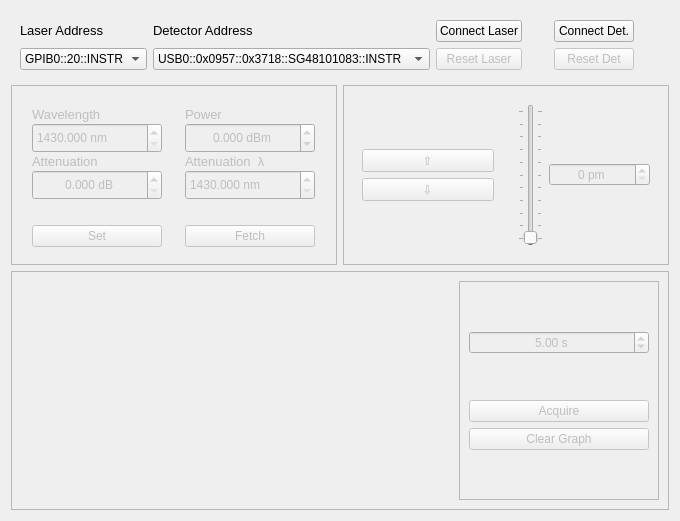
  <widget class="QWidget" name="centralwidget">
   <layout class="QVBoxLayout" name="verticalLayout_4">
    <item>
     <widget class="QWidget" name="widget" native="true">
      <layout class="QGridLayout" name="gridLayout_2">
       <item row="1" column="1">
        <widget class="QComboBox" name="detAdd">
         <item>
          <property name="text">
           <string>USB0::0x0957::0x3718::SG48101083::INSTR</string>
          </property>
         </item>
        </widget>
       </item>
       <item row="1" column="0">
        <widget class="QComboBox" name="lsrAdd">
         <item>
          <property name="text">
           <string>GPIB0::20::INSTR</string>
          </property>
         </item>
        </widget>
       </item>
       <item row="0" column="0">
        <widget class="QLabel" name="label_6">
         <property name="maximumSize">
          <size>
           <width>16777215</width>
           <height>15</height>
          </size>
         </property>
         <property name="font">
          <font>
           <pointsize>10</pointsize>
          </font>
         </property>
         <property name="text">
          <string>Laser Address</string>
         </property>
        </widget>
       </item>
       <item row="0" column="1">
        <widget class="QLabel" name="label_7">
         <property name="maximumSize">
          <size>
           <width>16777215</width>
           <height>15</height>
          </size>
         </property>
         <property name="font">
          <font>
           <pointsize>10</pointsize>
          </font>
         </property>
         <property name="text">
          <string>Detector Address</string>
         </property>
        </widget>
       </item>
       <item row="0" column="2">
        <widget class="QPushButton" name="butConnectLaser">
         <property name="text">
          <string>Connect Laser</string>
         </property>
         <property name="checkable">
          <bool>true</bool>
         </property>
        </widget>
       </item>
       <item row="0" column="4">
        <widget class="QPushButton" name="butConnectDet">
         <property name="text">
          <string>Connect Det.</string>
         </property>
         <property name="checkable">
          <bool>true</bool>
         </property>
        </widget>
       </item>
       <item row="0" column="3">
        <widget class="QLabel" name="ledLsr">
         <property name="enabled">
          <bool>true</bool>
         </property>
         <property name="minimumSize">
          <size>
           <width>20</width>
           <height>20</height>
          </size>
         </property>
         <property name="maximumSize">
          <size>
           <width>20</width>
           <height>20</height>
          </size>
         </property>
         <property name="text">
          <string/>
         </property>
         <property name="pixmap">
          <pixmap resource="QDarkStyleSheet-master/qdarkstyle/style.qrc">:/qss_icons/rc/radio_checked.png</pixmap>
         </property>
         <property name="scaledContents">
          <bool>true</bool>
         </property>
        </widget>
       </item>
       <item row="0" column="5">
        <widget class="QLabel" name="ledDet">
         <property name="enabled">
          <bool>true</bool>
         </property>
         <property name="minimumSize">
          <size>
           <width>20</width>
           <height>20</height>
          </size>
         </property>
         <property name="maximumSize">
          <size>
           <width>20</width>
           <height>20</height>
          </size>
         </property>
         <property name="text">
          <string/>
         </property>
         <property name="pixmap">
          <pixmap resource="QDarkStyleSheet-master/qdarkstyle/style.qrc">:/qss_icons/rc/radio_checked.png</pixmap>
         </property>
         <property name="scaledContents">
          <bool>true</bool>
         </property>
        </widget>
       </item>
       <item row="1" column="2">
        <widget class="QPushButton" name="butResetLaser">
         <property name="enabled">
          <bool>false</bool>
         </property>
         <property name="text">
          <string>Reset Laser</string>
         </property>
        </widget>
       </item>
       <item row="1" column="4">
        <widget class="QPushButton" name="butResetDet">
         <property name="enabled">
          <bool>false</bool>
         </property>
         <property name="text">
          <string>Reset Det</string>
         </property>
        </widget>
       </item>
      </layout>
     </widget>
    </item>
    <item>
     <widget class="QFrame" name="frame_8">
      <property name="enabled">
       <bool>false</bool>
      </property>
      <property name="minimumSize">
       <size>
        <width>0</width>
        <height>180</height>
       </size>
      </property>
      <property name="maximumSize">
       <size>
        <width>16777215</width>
        <height>180</height>
       </size>
      </property>
      <layout class="QHBoxLayout" name="horizontalLayout_5">
       <property name="leftMargin">
        <number>0</number>
       </property>
       <property name="topMargin">
        <number>0</number>
       </property>
       <property name="rightMargin">
        <number>0</number>
       </property>
       <property name="bottomMargin">
        <number>0</number>
       </property>
       <item>
        <widget class="QFrame" name="frame_7">
         <property name="minimumSize">
          <size>
           <width>0</width>
           <height>180</height>
          </size>
         </property>
         <property name="maximumSize">
          <size>
           <width>16777215</width>
           <height>180</height>
          </size>
         </property>
         <property name="frameShape">
          <enum>QFrame::StyledPanel</enum>
         </property>
         <property name="frameShadow">
          <enum>QFrame::Raised</enum>
         </property>
         <layout class="QVBoxLayout" name="verticalLayout_2">
          <item>
           <widget class="QWidget" name="widget_2" native="true">
            <layout class="QGridLayout" name="gridLayout">
             <property name="leftMargin">
              <number>0</number>
             </property>
             <property name="topMargin">
              <number>12</number>
             </property>
             <property name="rightMargin">
              <number>0</number>
             </property>
             <property name="bottomMargin">
              <number>12</number>
             </property>
             <property name="horizontalSpacing">
              <number>12</number>
             </property>
             <property name="verticalSpacing">
              <number>1</number>
             </property>
             <item row="2" column="1">
              <widget class="QLabel" name="label_3">
               <property name="maximumSize">
                <size>
                 <width>16777215</width>
                 <height>15</height>
                </size>
               </property>
               <property name="font">
                <font>
                 <pointsize>10</pointsize>
                </font>
               </property>
               <property name="text">
                <string>Attenuation  λ</string>
               </property>
              </widget>
             </item>
             <item row="2" column="0">
              <widget class="QLabel" name="label">
               <property name="maximumSize">
                <size>
                 <width>16777215</width>
                 <height>15</height>
                </size>
               </property>
               <property name="font">
                <font>
                 <pointsize>10</pointsize>
                </font>
               </property>
               <property name="text">
                <string>Attenuation</string>
               </property>
              </widget>
             </item>
             <item row="3" column="1">
              <widget class="QDoubleSpinBox" name="spinAttLbd">
               <property name="minimumSize">
                <size>
                 <width>87</width>
                 <height>30</height>
                </size>
               </property>
               <property name="maximumSize">
                <size>
                 <width>130</width>
                 <height>30</height>
                </size>
               </property>
               <property name="prefix">
                <string/>
               </property>
               <property name="suffix">
                <string> nm</string>
               </property>
               <property name="decimals">
                <number>3</number>
               </property>
               <property name="minimum">
                <double>1430.000000000000000</double>
               </property>
               <property name="maximum">
                <double>1620.000000000000000</double>
               </property>
               <property name="singleStep">
                <double>5.000000000000000</double>
               </property>
              </widget>
             </item>
             <item row="1" column="0">
              <widget class="QDoubleSpinBox" name="spinLaserLbd">
               <property name="minimumSize">
                <size>
                 <width>87</width>
                 <height>30</height>
                </size>
               </property>
               <property name="maximumSize">
                <size>
                 <width>130</width>
                 <height>30</height>
                </size>
               </property>
               <property name="prefix">
                <string/>
               </property>
               <property name="suffix">
                <string> nm</string>
               </property>
               <property name="decimals">
                <number>3</number>
               </property>
               <property name="minimum">
                <double>1430.000000000000000</double>
               </property>
               <property name="maximum">
                <double>1620.000000000000000</double>
               </property>
               <property name="singleStep">
                <double>5.000000000000000</double>
               </property>
              </widget>
             </item>
             <item row="3" column="0">
              <widget class="QDoubleSpinBox" name="spinAtt">
               <property name="minimumSize">
                <size>
                 <width>87</width>
                 <height>30</height>
                </size>
               </property>
               <property name="maximumSize">
                <size>
                 <width>130</width>
                 <height>30</height>
                </size>
               </property>
               <property name="alignment">
                <set>Qt::AlignCenter</set>
               </property>
               <property name="prefix">
                <string/>
               </property>
               <property name="suffix">
                <string> dB</string>
               </property>
               <property name="decimals">
                <number>3</number>
               </property>
               <property name="minimum">
                <double>0.000000000000000</double>
               </property>
               <property name="maximum">
                <double>50.000000000000000</double>
               </property>
               <property name="singleStep">
                <double>1.000000000000000</double>
               </property>
               <property name="value">
                <double>0.000000000000000</double>
               </property>
              </widget>
             </item>
             <item row="1" column="1">
              <widget class="QDoubleSpinBox" name="spinLaserPow">
               <property name="minimumSize">
                <size>
                 <width>87</width>
                 <height>30</height>
                </size>
               </property>
               <property name="maximumSize">
                <size>
                 <width>130</width>
                 <height>30</height>
                </size>
               </property>
               <property name="alignment">
                <set>Qt::AlignCenter</set>
               </property>
               <property name="prefix">
                <string/>
               </property>
               <property name="suffix">
                <string> dBm</string>
               </property>
               <property name="decimals">
                <number>3</number>
               </property>
               <property name="minimum">
                <double>-10.000000000000000</double>
               </property>
               <property name="maximum">
                <double>10.000000000000000</double>
               </property>
               <property name="singleStep">
                <double>1.000000000000000</double>
               </property>
               <property name="value">
                <double>0.000000000000000</double>
               </property>
              </widget>
             </item>
             <item row="0" column="1">
              <widget class="QLabel" name="label_5">
               <property name="maximumSize">
                <size>
                 <width>16777215</width>
                 <height>15</height>
                </size>
               </property>
               <property name="font">
                <font>
                 <pointsize>10</pointsize>
                </font>
               </property>
               <property name="text">
                <string>Power</string>
               </property>
              </widget>
             </item>
             <item row="0" column="0">
              <widget class="QLabel" name="label_4">
               <property name="maximumSize">
                <size>
                 <width>16777215</width>
                 <height>15</height>
                </size>
               </property>
               <property name="font">
                <font>
                 <pointsize>10</pointsize>
                </font>
               </property>
               <property name="text">
                <string>Wavelength</string>
               </property>
              </widget>
             </item>
            </layout>
           </widget>
          </item>
          <item>
           <widget class="QWidget" name="widget_3" native="true">
            <layout class="QHBoxLayout" name="horizontalLayout_2">
             <property name="spacing">
              <number>12</number>
             </property>
             <property name="leftMargin">
              <number>0</number>
             </property>
             <property name="topMargin">
              <number>0</number>
             </property>
             <property name="rightMargin">
              <number>0</number>
             </property>
             <property name="bottomMargin">
              <number>0</number>
             </property>
             <item>
              <widget class="QPushButton" name="butSet">
               <property name="minimumSize">
                <size>
                 <width>130</width>
                 <height>0</height>
                </size>
               </property>
               <property name="maximumSize">
                <size>
                 <width>130</width>
                 <height>16777215</height>
                </size>
               </property>
               <property name="text">
                <string>Set</string>
               </property>
              </widget>
             </item>
             <item>
              <widget class="QPushButton" name="butFetch">
               <property name="minimumSize">
                <size>
                 <width>130</width>
                 <height>0</height>
                </size>
               </property>
               <property name="maximumSize">
                <size>
                 <width>130</width>
                 <height>16777215</height>
                </size>
               </property>
               <property name="text">
                <string>Fetch</string>
               </property>
              </widget>
             </item>
            </layout>
           </widget>
          </item>
         </layout>
        </widget>
       </item>
       <item>
        <widget class="QFrame" name="frame_6">
         <property name="minimumSize">
          <size>
           <width>0</width>
           <height>180</height>
          </size>
         </property>
         <property name="maximumSize">
          <size>
           <width>16777215</width>
           <height>180</height>
          </size>
         </property>
         <property name="frameShape">
          <enum>QFrame::StyledPanel</enum>
         </property>
         <property name="frameShadow">
          <enum>QFrame::Raised</enum>
         </property>
         <layout class="QHBoxLayout" name="horizontalLayout_4">
          <item>
           <widget class="QWidget" name="widget_4" native="true">
            <layout class="QVBoxLayout" name="verticalLayout">
             <property name="spacing">
              <number>-1</number>
             </property>
             <item>
              <spacer name="verticalSpacer">
               <property name="orientation">
                <enum>Qt::Vertical</enum>
               </property>
               <property name="sizeHint" stdset="0">
                <size>
                 <width>20</width>
                 <height>40</height>
                </size>
               </property>
              </spacer>
             </item>
             <item>
              <widget class="QPushButton" name="butUp">
               <property name="minimumSize">
                <size>
                 <width>100</width>
                 <height>0</height>
                </size>
               </property>
               <property name="maximumSize">
                <size>
                 <width>16777215</width>
                 <height>16777215</height>
                </size>
               </property>
               <property name="text">
                <string>⇧</string>
               </property>
              </widget>
             </item>
             <item>
              <widget class="QPushButton" name="butDown">
               <property name="minimumSize">
                <size>
                 <width>100</width>
                 <height>0</height>
                </size>
               </property>
               <property name="maximumSize">
                <size>
                 <width>16777215</width>
                 <height>16777215</height>
                </size>
               </property>
               <property name="text">
                <string>⇩</string>
               </property>
              </widget>
             </item>
             <item>
              <spacer name="verticalSpacer_2">
               <property name="orientation">
                <enum>Qt::Vertical</enum>
               </property>
               <property name="sizeHint" stdset="0">
                <size>
                 <width>20</width>
                 <height>40</height>
                </size>
               </property>
              </spacer>
             </item>
            </layout>
           </widget>
          </item>
          <item>
           <widget class="QWidget" name="widget_5" native="true">
            <layout class="QHBoxLayout" name="horizontalLayout_3">
             <item>
              <widget class="QSlider" name="sliderStep">
               <property name="minimum">
                <number>0</number>
               </property>
               <property name="maximum">
                <number>100</number>
               </property>
               <property name="singleStep">
                <number>1</number>
               </property>
               <property name="value">
                <number>1</number>
               </property>
               <property name="orientation">
                <enum>Qt::Vertical</enum>
               </property>
               <property name="tickPosition">
                <enum>QSlider::TicksBothSides</enum>
               </property>
              </widget>
             </item>
             <item>
              <widget class="QSpinBox" name="spinRes">
               <property name="alignment">
                <set>Qt::AlignCenter</set>
               </property>
               <property name="suffix">
                <string> pm</string>
               </property>
               <property name="minimum">
                <number>0</number>
               </property>
               <property name="maximum">
                <number>100</number>
               </property>
               <property name="singleStep">
                <number>5</number>
               </property>
              </widget>
             </item>
            </layout>
           </widget>
          </item>
         </layout>
        </widget>
       </item>
      </layout>
     </widget>
    </item>
    <item>
     <widget class="QFrame" name="frame">
      <property name="enabled">
       <bool>false</bool>
      </property>
      <property name="frameShape">
       <enum>QFrame::StyledPanel</enum>
      </property>
      <property name="frameShadow">
       <enum>QFrame::Raised</enum>
      </property>
      <layout class="QHBoxLayout" name="horizontalLayout">
       <item>
        <widget class="QWidget" name="widget_Plot" native="true">
         <property name="styleSheet">
          <string notr="true"/>
         </property>
         <layout class="QVBoxLayout" name="mplvl">
          <property name="spacing">
           <number>6</number>
          </property>
          <property name="sizeConstraint">
           <enum>QLayout::SetMinAndMaxSize</enum>
          </property>
          <property name="leftMargin">
           <number>0</number>
          </property>
          <property name="topMargin">
           <number>0</number>
          </property>
          <property name="rightMargin">
           <number>12</number>
          </property>
          <property name="bottomMargin">
           <number>0</number>
          </property>
         </layout>
        </widget>
       </item>
       <item>
        <widget class="QFrame" name="frame_2">
         <property name="minimumSize">
          <size>
           <width>200</width>
           <height>0</height>
          </size>
         </property>
         <property name="maximumSize">
          <size>
           <width>200</width>
           <height>16777215</height>
          </size>
         </property>
         <property name="frameShape">
          <enum>QFrame::StyledPanel</enum>
         </property>
         <property name="frameShadow">
          <enum>QFrame::Raised</enum>
         </property>
         <layout class="QVBoxLayout" name="verticalLayout_3">
          <item>
           <spacer name="verticalSpacer_4">
            <property name="orientation">
             <enum>Qt::Vertical</enum>
            </property>
            <property name="sizeHint" stdset="0">
             <size>
              <width>20</width>
              <height>40</height>
             </size>
            </property>
           </spacer>
          </item>
          <item>
           <widget class="QDoubleSpinBox" name="spinTime">
            <property name="alignment">
             <set>Qt::AlignCenter</set>
            </property>
            <property name="suffix">
             <string> s</string>
            </property>
            <property name="maximum">
             <double>100.000000000000000</double>
            </property>
            <property name="value">
             <double>5.000000000000000</double>
            </property>
           </widget>
          </item>
          <item>
           <spacer name="verticalSpacer_5">
            <property name="orientation">
             <enum>Qt::Vertical</enum>
            </property>
            <property name="sizeHint" stdset="0">
             <size>
              <width>20</width>
              <height>40</height>
             </size>
            </property>
           </spacer>
          </item>
          <item>
           <widget class="QPushButton" name="butAcquire">
            <property name="text">
             <string>Acquire</string>
            </property>
           </widget>
          </item>
          <item>
           <widget class="QPushButton" name="butClear">
            <property name="text">
             <string>Clear Graph</string>
            </property>
           </widget>
          </item>
          <item>
           <spacer name="verticalSpacer_3">
            <property name="orientation">
             <enum>Qt::Vertical</enum>
            </property>
            <property name="sizeHint" stdset="0">
             <size>
              <width>20</width>
              <height>40</height>
             </size>
            </property>
           </spacer>
          </item>
         </layout>
        </widget>
       </item>
      </layout>
     </widget>
    </item>
   </layout>
   <zorder>widget</zorder>
   <zorder>label_5</zorder>
   <zorder>frame_8</zorder>
   <zorder>frame</zorder>
  </widget>
